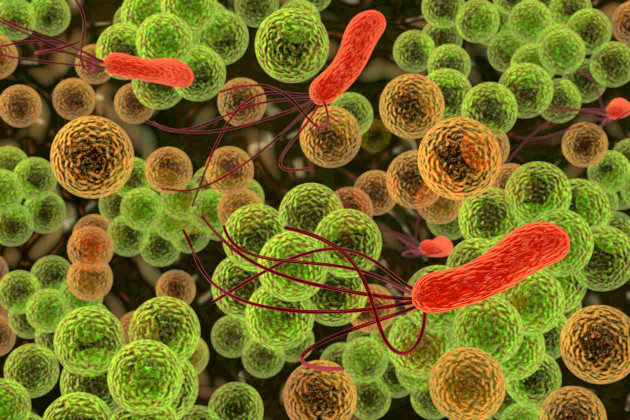
#> input picture codigo_project/mocosvirus.jpg, 1260 x 840 px, found by its file name (shown at 1/2 size)
$ python Correcion.py
#> lines starting #> are read from the running program, lines starting #| are printed output that depends on the picture
import math
import numpy as np
from PIL import Image
from scipy.interpolate import Rbf

def robust_interpolation(pixels):
    arry = np.array(pixels[:, :, 0], dtype=float)
    # Coordenadas de píxeles no blancos
    nonwhite_coords = np.argwhere(arry != 255)
    nonwhite_pixels = arry[nonwhite_coords[:, 0], nonwhite_coords[:, 1]]
    # Coordenadas de píxeles blancos
    white_coords = np.argwhere(arry == 255)
    #TPS (Thin Plate Spline)
    interp = Rbf(nonwhite_coords[:, 0], nonwhite_coords[:, 1], nonwhite_pixels, function='thin-plate')
    # Interplando los píxeles blancos
    interpolated_pixels = interp(white_coords[:, 0], white_coords[:, 1])
    # Redondeando y conviertiendo los valores interpolados a enteros
    int_out = np.round(interpolated_pixels).astype(int)
    # Actualizanod los píxeles blancos en la imagen original
    for i in range(len(white_coords)):
        x, y = white_coords[i]
        pixels[x, y] = (int_out[i], int_out[i], int_out[i])
    return pixels


def compute_lens_matrix(nl, R1, R2, dl):
    D1 = (nl - 1) / R1
    D2 = (nl - 1) / (-R2)
    a1 = 1 - (D2 * dl) / nl
    a2 = -D1 - D2 + (D1 * D2 * dl / nl)
    a3 = dl / nl
    a4 = 1 - (D1 * dl) / nl
    A = np.array([[a1, a2], [a3, a4]])
    return A

def calculate_effective_index(nl_color_list, wavelength):
      if len(nl_color_list) >= 2:
        nl_color1, nl_color2 = nl_color_list[:2]  # Tomar los primeros dos índices de refracción
        if isinstance(wavelength, (int, float)):
            if wavelength >= nl_color1[1]:
                nl_eff = nl_color1[0] + (nl_color2[0] - nl_color1[0]) * (wavelength - nl_color1[1]) / (nl_color2[1] - nl_color1[1])
            else:
                nl_eff = nl_color1[0]  # Usar el primer índice de refracción si la longitud de onda es menor
            return nl_eff
        else:
            raise ValueError("La longitud de onda debe ser un número entero o en punto flotante")

# Definición de las longitudes de onda para los canales de color
wavelengths = {
    'red': 620,
    'green': 550,
    'blue': 450
}

# Definición de los índices de refracción y la longitud de onda correspondiente para cada color
nl = {

    'red': [(1.5155, wavelengths['red'], 'crown'), (1.7245, wavelengths['red'], 'flint')],
    'green': [(1.5185, wavelengths['green'], 'crown'), (1.7337, wavelengths['green'], 'flint')],
    'blue': [(1.5253, wavelengths['blue'], 'crown'), (1.7569, wavelengths['blue'], 'flint')]
}

# Definir constantes para los rayos
CHIEF_RAY = 0
PARALLEL_RAY = 1


def ray_tracing(width, height, rayo, so, n1, obj, res, R1, R2, dl, pixels, n_rgb, width_output, height_output):
    for i in range(width):
        for j in range(height):
            #Se obtienen las oordenadas del píxel y el valor del píxel en la imagen original
            pos_x = i
            pos_y = j
            pixel = obj.getpixel((pos_x, pos_y))
            x = pos_x - width / 2
            y = pos_y - height / 2
            r = math.sqrt(x * x + y * y) + 1
            y_objeto = r * res

            if aberration==True:  # Si se aplica aberración, se separan las longitudes de onda para los canales R, G y B
                if rayo == CHIEF_RAY:
                    if n_rgb['channel'] == 'red':
                        wavelength = n_rgb['red']
                    elif n_rgb['channel'] == 'green':
                        wavelength = n_rgb['green']
                    else:
                        wavelength = n_rgb['blue']

                C = 0.20  # Asignacion de un valor apropiado a la constante C
                if n_rgb['channel'] == 'red':
                    nl_eff = calculate_effective_index(n_rgb['red'], wavelength)
                elif n_rgb['channel'] == 'green':
                    nl_eff = calculate_effective_index(n_rgb['green'], wavelength)
                else:
                    nl_eff = calculate_effective_index(n_rgb['blue'], wavelength)

                A = compute_lens_matrix(nl_eff, R1, R2, dl)
                P2 = np.array([[1, 0], [si / n1, 1]])  # Esta es q (después del lente)
                P1 = np.array([[1, 0], [-so / n1, 1]])  # Esta es p (antes del lente)

                if rayo == 0:
                    alpha_entrada = math.atan(y_objeto / so)
                elif rayo == 1:
                    alpha_entrada = 0
                V_entrada = np.array([n1 * alpha_entrada, y_objeto])
                V_salida = P2.dot(A.dot(P1.dot(V_entrada)))
                y_imagen = V_salida[1]

                if rayo == 0:
                    Mt = (-1) * y_imagen / y_objeto
                elif rayo == 1:
                    Mt = y_imagen / y_objeto
                x_prime = Mt * x
                y_prime = Mt * y
                pos_x_prime = int(x_prime + width_output / 2)
                pos_y_prime = int(y_prime + height_output / 2)

                if 0 <= pos_x_prime < width_output and 0 <= pos_y_prime < height_output:
                    if rayo == 0:
                        pixels[pos_x_prime, pos_y_prime] = (int(pixel), int(pixel), int(pixel))
                    elif rayo == 1:
                        new_gray = (int(pixel) + pixels[pos_x_prime, pos_y_prime][0]) / 2
                        pix_fin = (int(new_gray), int(new_gray), int(new_gray))
                        pixels[pos_x_prime, pos_y_prime] = pix_fin
    return pixels

def main():
    # Configuración de parámetros ópticos y variables
    aberration = True
    interpolate = True
    # Código de configuración y procesamiento de imágenes
    R1 = 0.2
    R2 = -0.2
    dl = 0.01
    nl = 1.5
    res = 0.0001
    f = R1 * R2 / ((R2 - R1) * (nl - 1))
    so = 0.18
    si = 1.54
    n1 = 1
    Mt = -si / so

    # Ruta de la imagen en color
    image_path = 'C:/2023-2/Optica/Codigo/codigo_project/mocosvirus.jpg'

    # Cargar la imagen en tres canales de color
    image = Image.open(image_path)
#> image is the input picture: PIL image 1260x840 RGB; mean R, G, B 120.5, 108.7, 38.1

    # Convertir la imagen a un arreglo NumPy
    image_array = np.array(image)

    # Separar la imagen en los canales RGB
    r_channel, g_channel, b_channel = image_array[:, :, 0], image_array[:, :, 1], image_array[:, :, 2]
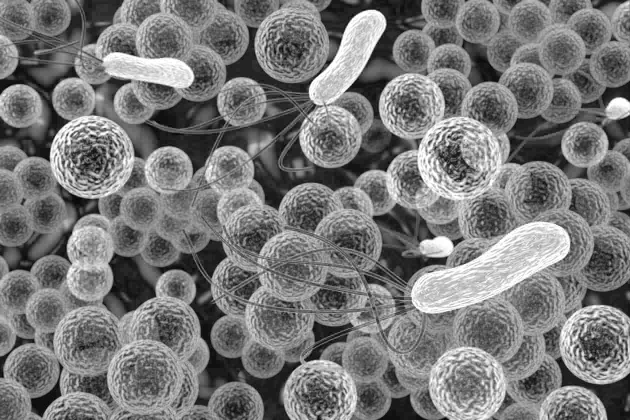
#> r_channel: shape (840, 1260) (shown at 1/2 size); min 0, max 255, mean 120.5
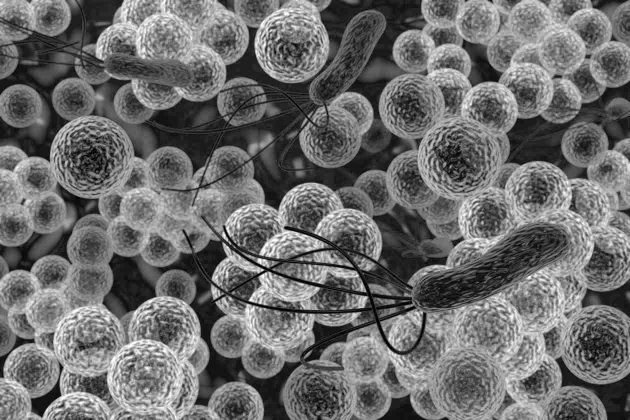
#> g_channel: shape (840, 1260) (shown at 1/2 size); min 0, max 255, mean 108.7
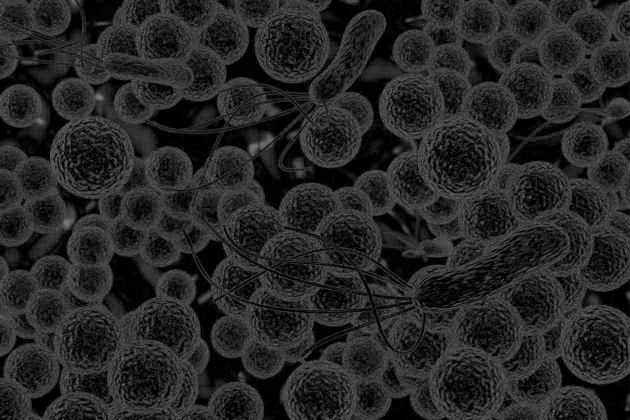
#> b_channel: shape (840, 1260) (shown at 1/2 size); min 0, max 145, mean 38.1

    # Calcular tamaños de salida para cada canal
    width, height = image_array.shape[1], image_array.shape[0]
#> width = 1260; height = 840
    width_output, height_output = int(abs(Mt) * width), int(abs(Mt) * height)
#> width_output = 10780; height_output = 7186

    # n_rgb
    n_rgb = {
        'channel': 'red',  # Cambiar a 'green' o 'blue' para los canales G y B
        'red': wavelengths['red'],
        'green': wavelengths['green'],
        'blue': wavelengths['blue']
    }

    # Llamar a ray_tracing para el rayo principal y operar en cada canal R, G y B
    result_r = ray_tracing(width, height, CHIEF_RAY, so, n1, image, res, R1, R2, dl, r_channel, n_rgb, width_output, height_output)
    result_g = ray_tracing(width, height, CHIEF_RAY, so, n1, image, res, R1, R2, dl, g_channel, n_rgb, width_output, height_output)
    result_b = ray_tracing(width, height, CHIEF_RAY, so, n1, image, res, R1, R2, dl, b_channel, n_rgb, width_output, height_output)

    # Llamar a ray_tracing para el rayo paralelo y operar en cada canal R, G y B
    result_r = ray_tracing(width, height, PARALLEL_RAY, so, n1, image, res, R1, R2, dl, result_r, n_rgb, width_output, height_output)
    result_g = ray_tracing(width, height, PARALLEL_RAY, so, n1, image, res, R1, R2, dl, result_g, n_rgb, width_output, height_output)
    result_b = ray_tracing(width, height, PARALLEL_RAY, so, n1, image, res, R1, R2, dl, result_b, n_rgb, width_output, height_output)

    # Interpolación (si se establece interpolate en True)
    if interpolate:
        interpolated_r = robust_interpolation(result_r)
        interpolated_g = robust_interpolation(result_g)
        interpolated_b = robust_interpolation(result_b)
        print("Interpolación realizada")

        # Combinar canales R, G y B en una sola imagen
        final_image = np.stack((interpolated_r, interpolated_g, interpolated_b), axis=-1)

        # Crear una imagen PIL a partir del arreglo NumPy
        final_image = Image.fromarray(final_image.astype('uint8'))

        # Guardar la imagen resultante
        final_image.save('output_combined.png')

        # Mostrar la imagen resultante
        final_image.show()

if __name__ == "__main__":
#> (the run stopped early here; a loop or call above may not have finished)
